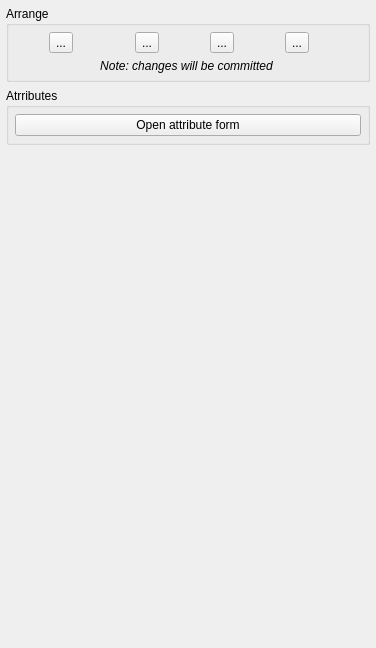
         <widget class="QWidget" name="scrollAreaWidgetContents_2">
          <property name="geometry">
           <rect>
            <x>0</x>
            <y>0</y>
            <width>376</width>
            <height>648</height>
           </rect>
          </property>
          <layout class="QVBoxLayout" name="verticalLayout_5">
           <property name="margin">
            <number>6</number>
           </property>
           <item>
            <widget class="QgsCollapsibleGroupBox" name="arrangeGrpBox">
             <property name="title">
              <string>Arrange</string>
             </property>
             <layout class="QGridLayout" name="gridLayout">
              <property name="margin">
               <number>6</number>
              </property>
              <item row="0" column="0">
               <widget class="QToolButton" name="arrangeRaiseBtn">
                <property name="toolTip">
                 <string>Move up</string>
                </property>
                <property name="text">
                 <string>...</string>
                </property>
                <property name="icon">
                 <iconset resource="resources.qrc">
                  <normaloff>:/plugins/fossildigtools/icons/arrange-raise.svg</normaloff>:/plugins/fossildigtools/icons/arrange-raise.svg</iconset>
                </property>
                <property name="iconSize">
                 <size>
                  <width>20</width>
                  <height>20</height>
                 </size>
                </property>
               </widget>
              </item>
              <item row="0" column="3">
               <widget class="QToolButton" name="arrangeToBottomBtn">
                <property name="toolTip">
                 <string>Move to bottom</string>
                </property>
                <property name="text">
                 <string>...</string>
                </property>
                <property name="icon">
                 <iconset resource="resources.qrc">
                  <normaloff>:/plugins/fossildigtools/icons/arrange-to-bottom.svg</normaloff>:/plugins/fossildigtools/icons/arrange-to-bottom.svg</iconset>
                </property>
                <property name="iconSize">
                 <size>
                  <width>20</width>
                  <height>20</height>
                 </size>
                </property>
               </widget>
              </item>
              <item row="0" column="2">
               <widget class="QToolButton" name="arrangeToTopBtn">
                <property name="toolTip">
                 <string>Move to top</string>
                </property>
                <property name="text">
                 <string>...</string>
                </property>
                <property name="icon">
                 <iconset resource="resources.qrc">
                  <normaloff>:/plugins/fossildigtools/icons/arrange-to-top.svg</normaloff>:/plugins/fossildigtools/icons/arrange-to-top.svg</iconset>
                </property>
                <property name="iconSize">
                 <size>
                  <width>20</width>
                  <height>20</height>
                 </size>
                </property>
               </widget>
              </item>
              <item row="0" column="1">
               <widget class="QToolButton" name="arrangeLowerBtn">
                <property name="toolTip">
                 <string>Move down</string>
                </property>
                <property name="text">
                 <string>...</string>
                </property>
                <property name="icon">
                 <iconset resource="resources.qrc">
                  <normaloff>:/plugins/fossildigtools/icons/arrange-lower.svg</normaloff>:/plugins/fossildigtools/icons/arrange-lower.svg</iconset>
                </property>
                <property name="iconSize">
                 <size>
                  <width>20</width>
                  <height>20</height>
                 </size>
                </property>
               </widget>
              </item>
              <item row="1" column="0" colspan="4">
               <widget class="QLabel" name="label_3">
                <property name="styleSheet">
                 <string notr="true">QLabel {font-style: italic}</string>
                </property>
                <property name="text">
                 <string>Note: changes will be committed</string>
                </property>
                <property name="alignment">
                 <set>Qt::AlignCenter</set>
                </property>
               </widget>
              </item>
             </layout>
            </widget>
           </item>
           <item>
            <widget class="QgsCollapsibleGroupBox" name="attributesGrpBox">
             <property name="title">
              <string>Atrributes</string>
             </property>
             <layout class="QGridLayout" name="gridLayout_2">
              <property name="margin">
               <number>6</number>
              </property>
              <item row="0" column="0">
               <widget class="QPushButton" name="attributesOpenFormBtn">
                <property name="text">
                 <string>Open attribute form</string>
                </property>
               </widget>
              </item>
             </layout>
            </widget>
           </item>
           <item>
            <spacer name="verticalSpacer">
             <property name="orientation">
              <enum>Qt::Vertical</enum>
             </property>
             <property name="sizeHint" stdset="0">
              <size>
               <width>20</width>
               <height>445</height>
              </size>
             </property>
            </spacer>
           </item>
          </layout>
         </widget>
